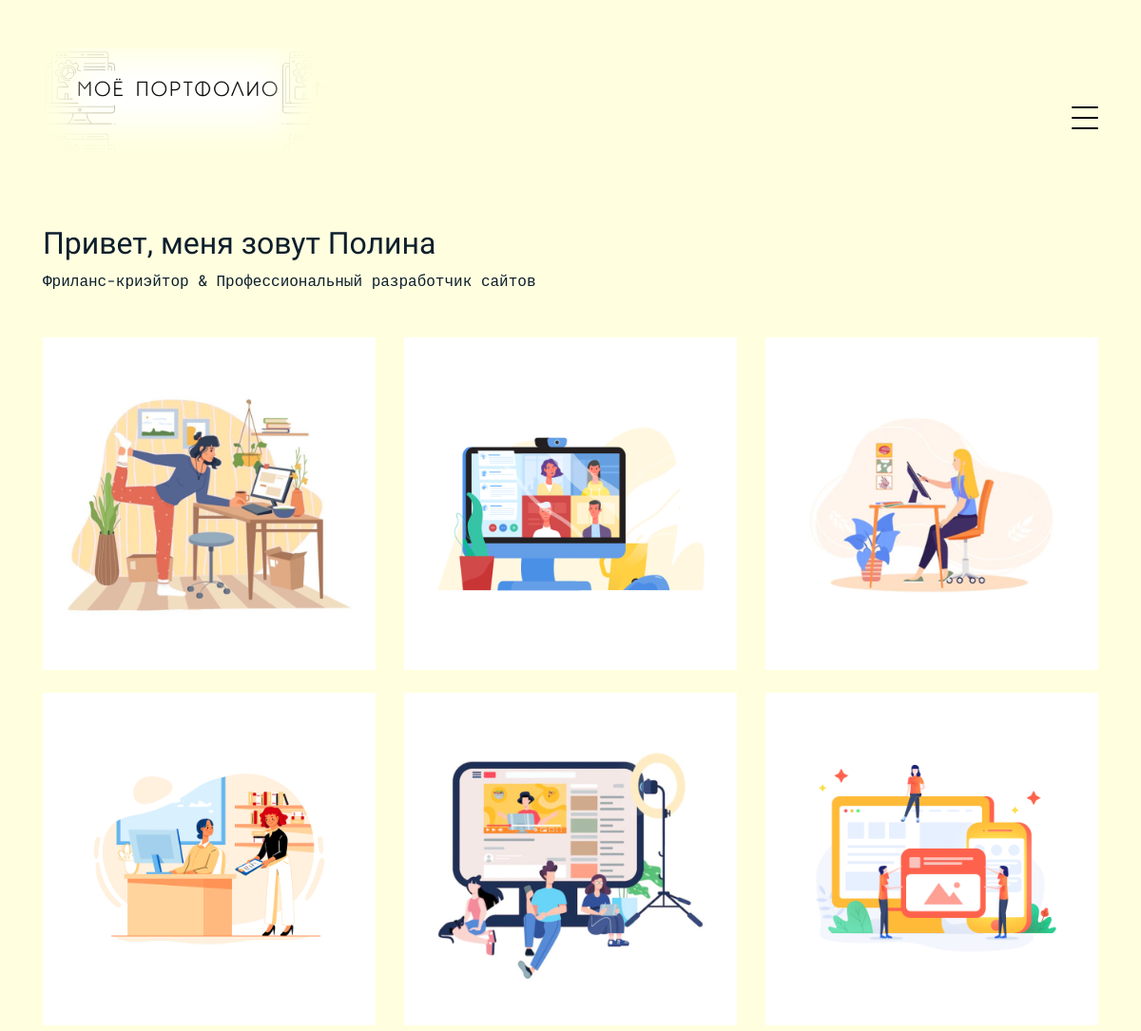
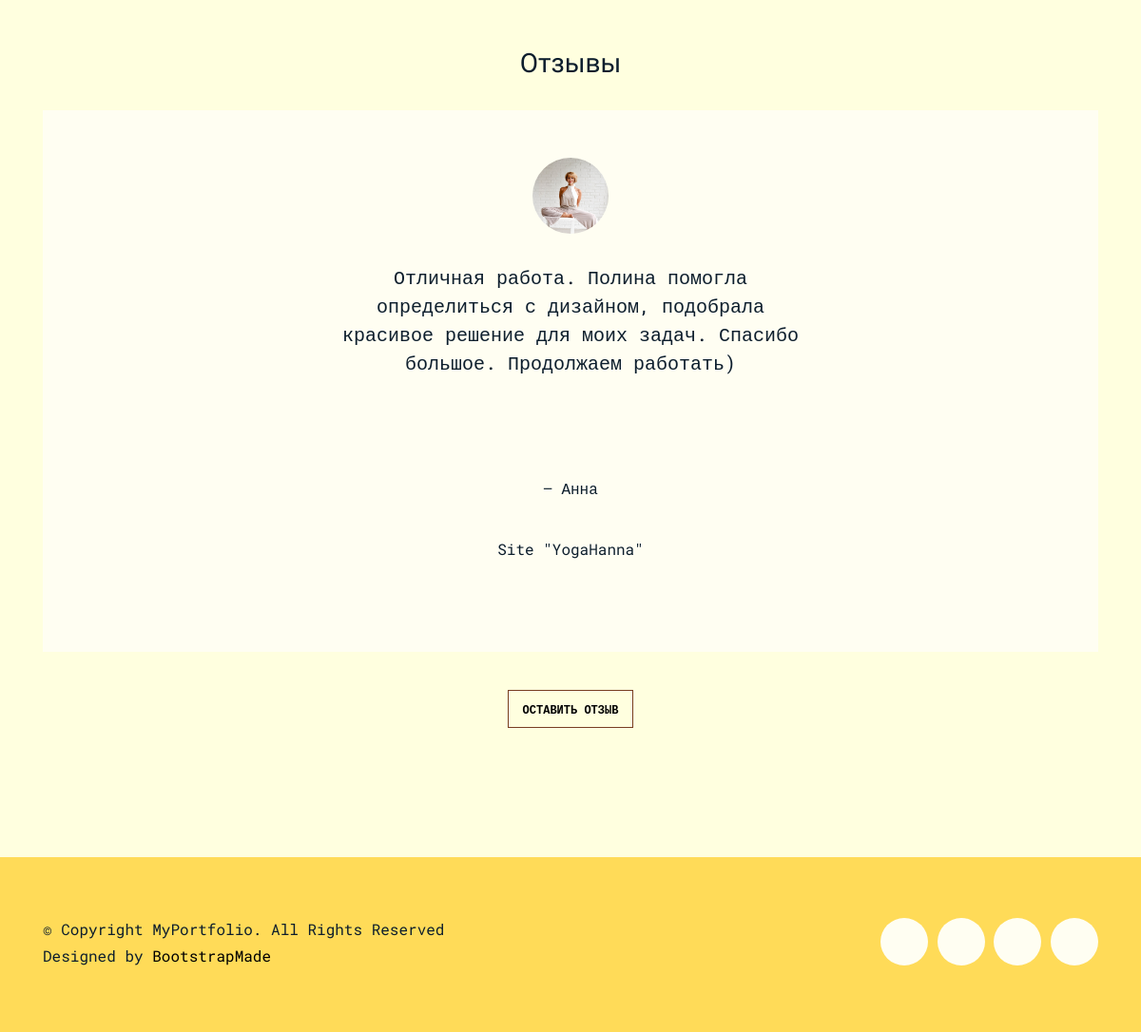
/review/, run on the app's committed database (2 pictures, top to bottom).
### mainapp/models.py (models this page shows, shortened)
class Comment(models.Model):
    user_name = models.CharField(verbose_name='имя', max_length=128, blank=False)
    email = models.EmailField(max_length=254, unique=True)
    is_checked = models.BooleanField(verbose_name='подтверждение почты', db_index=True, default=False)
    web_site = models.CharField(verbose_name='название сайта', max_length=36, blank=False)
    comment = models.TextField(verbose_name='комментарий', max_length=254, blank=False)
    photo = models.ImageField(upload_to='comment_photo', blank=True, default='/unknowing/default.svg')
    activation_key = models.CharField(max_length=128, blank=True)
    activation_key_expires = models.DateTimeField(default=(now() + timedelta(hours=48)))

### mainapp/views.py (the view)
# urls.py: path('review/', MainListView.as_view(), name='index'),
class MainListView(TitleContextMixin, ListView):
    title = 'Отзывы'
    template_name = 'mainapp/review.html'
    model = Comment
    def get_context_data(self, **kwargs):
        context = super(TitleContextMixin, self).get_context_data(**kwargs)
        context.update(
            title=self.get_title()
        )
        context['comment_list'] = Comment.objects.filter(is_checked=True).order_by('?')[:9]
        return context

### mainapp/views.py (called while the page is built)
    def get_title(self):
        return getattr(self, 'title', '')

### mainapp/templates/mainapp/review.html (shortened to what this page needs)
{% extends 'mainapp/base.html'%}
{%load static%}
  {%block 'content' %}
  <main id="main">
    <div class="site-section site-portfolio">
      <div class="container">
        <div class="row mb-5 align-items-center">
          <div class="col-md-12 col-lg-6 mb-4 mb-lg-0" data-aos="fade-up">
            <h2>Привет, меня зовут Полина</h2>
            <p class="mb-0">Фриланс-криэйтор &amp; Профессиональный разработчик сайтов</p>
          </div>
        </div>
        <div id="portfolio-grid" class="row no-gutter" data-aos="fade-up" data-aos-delay="200">
          <div class="item web col-sm-6 col-md-4 col-lg-4 mb-4">
            <a class="item-wrap fancybox">
              <img class="img-fluid" src="{% static 'img/img_9.JPEG' %}">
            </a>
          </div>
          <div class="item photography col-sm-6 col-md-4 col-lg-4 mb-4">
            <a  class="item-wrap fancybox">
              <img class="img-fluid" src="{% static 'img/IMG_3.JPEG' %}">
            </a>
          </div>
          <div class="item branding col-sm-6 col-md-4 col-lg-4 mb-4">
            <a class="item-wrap fancybox">
              <img class="img-fluid" src="{% static 'img/IMG_4.JPEG' %}">
            </a>
          </div>
          <div class="item design col-sm-6 col-md-4 col-lg-4 mb-4">
            <a class="item-wrap fancybox">
              <img class="img-fluid" src="{% static 'img/IMG_5.JPEG' %}">
            </a>
          </div>
          <div class="item photography col-sm-6 col-md-4 col-lg-4 mb-4">
            <a class="item-wrap fancybox">
              <img class="img-fluid" src="{% static 'img/IMG_6.JPEG' %}">
            </a>
          </div>
          <div class="item branding col-sm-6 col-md-4 col-lg-4 mb-4">
            <a class="item-wrap fancybox">
              <img class="img-fluid" src="{% static 'img/img_12.JPEG' %}">
            </a>
          </div>
        </div>
      </div>
    </div>
    <div class="site-section pt-0">
      <div class="container">
        {% if comment_list %}
        <div class="row justify-content-center text-center mb-4">
          <div class="col-5">
            <h3 class="h3 heading">Отзывы</h3>
          </div>
        </div>
        <div class="owl-carousel testimonial-carousel">
          {% for comment in comment_list %}
              {% if comment.is_checked %}
                <div class="testimonial-wrap">
                  <div class="testimonial">
                      <img class="img-fluid photo-comm" src="/media/{{ comment.photo }}" alt="Image">
                      <blockquote>
                        <p class="comment-text">{{comment.comment}}</p>
                      </blockquote>
                      <p>&mdash; {{comment.user_name}}</p><br>
                      <p>Site "{{comment.web_site}}"</p>
                  </div>
                </div>
              {% endif %}
          {% endfor %}
        </div>
        {% endif %}
        <div class="row justify-content-center text-center mb-4 mt-40">
          <div class="col-5">
            <p><a href="{% url 'comment' %}" class="readmore">Оставить отзыв</a></p>
          </div>
        </div>
      </div>
    </div>
  </main>
  {% endblock %}

### static/css/style.css (style rules this page uses)
body { font-family: 'Roboto Mono', monospace; color: #0d1e2d; background: #ffffdf }
a { color: #777; }
h1, h2, h3, h4, h5, h6, .font-heading { font-family: 'Poiret One', cursive; }
.site-section { padding: 2rem 0; }
.item { border: none; margin-bottom: 30px; }
.item .item-wrap { display: block; position: relative; overflow: hidden; }
.item .item-wrap:after { z-index: 2; position: absolute; content: ""; top: 0; left: 0; right: 0; bottom: 0; background: rgba(0, 0, 0, 0.4); visibility: hidden; opacity: 0; transition: .3s all ease-in-out; }
.item .item-wrap img { transition: .3s transform ease; -webkit-transform: scale(1); transform: scale(1); object-fit: cover; aspect-ratio: auto; }
.testimonial-wrap { padding: 50px 50px 80px 50px; background: #fffef2; }
.testimonial-wrap .testimonial { text-align: center; max-width: 500px; margin: 0 auto; }
.testimonial-wrap .testimonial img { border-radius: 50%; width: 120px; margin: 0 auto 30px auto; }
.testimonial-wrap .testimonial blockquote p { font-size: 20px; }
.h3 { font-size: 20px; }
.heading { font-size: 28px; }
.readmore { display: inline-block; border: 1px solid #783d22; padding: 10px 15px; font-size: 12px; text-transform: uppercase; color: #000; transition: .2s all ease; font-weight: 700; background: #ffffdf; }
.mt-40 { margin-top: 40px }
.photo-comm { object-fit: cover; height: 80px; width: 80px !important; }
@media (min-width: 768px) { .comment-text { min-height:210px; } }

### data on the page
Comment: photo (picture), comment "Отличная работа. Полина помогла определиться с дизайном, подобрала красивое решение для моих задач. Спасибо большое. Продолжаем работать)", user_name "Анна", web_site "YogaHanna"
